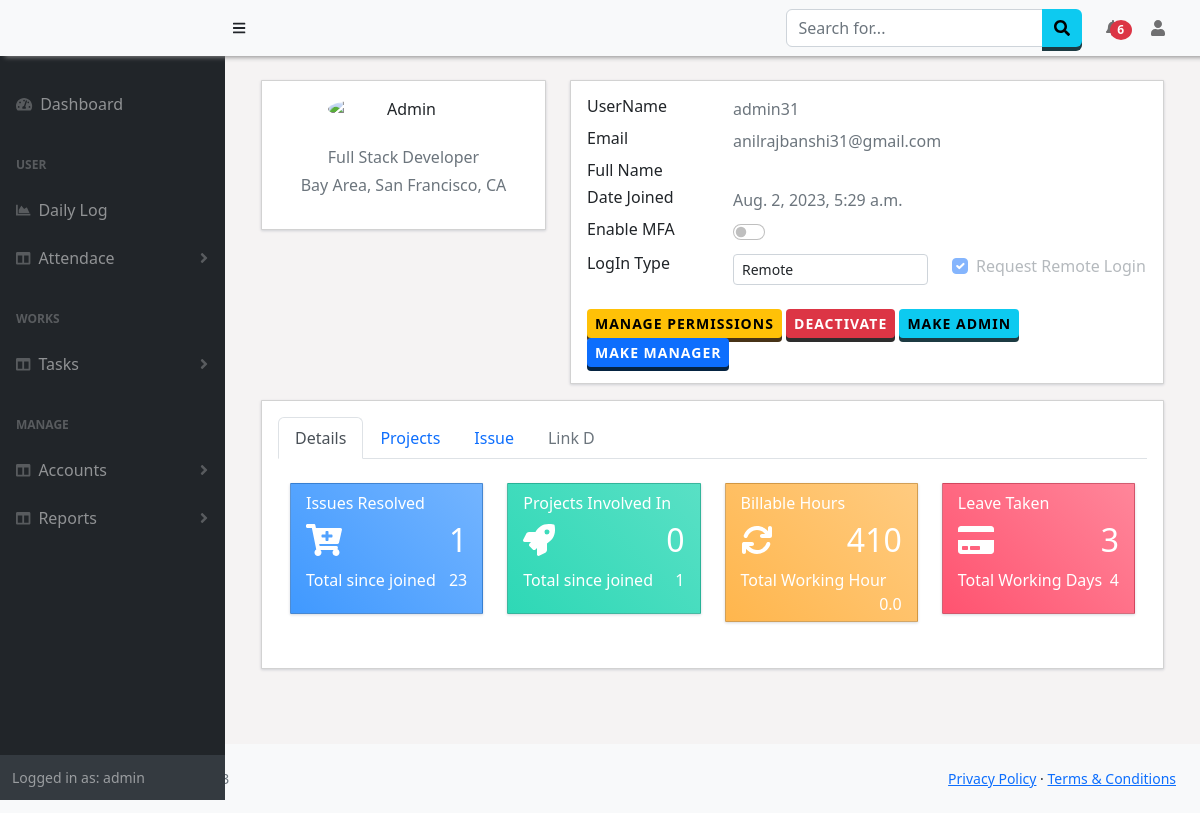
The page /Manage/Details/63 (signed in) on the database as committed earlier.
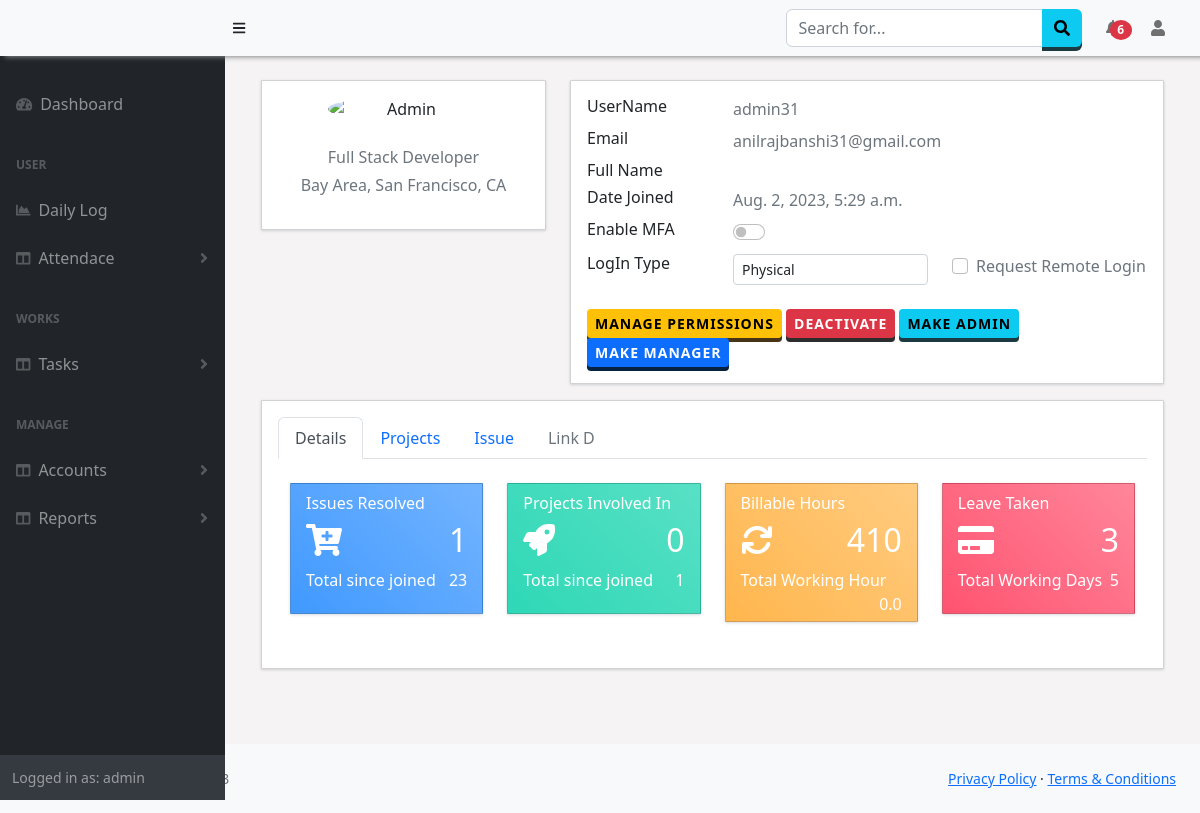
The same page on the database as committed later.
### Authentication/models.py (models this page shows, shortened)
class userDetails(models.Model):
    user = models.ForeignKey(User, null=True, on_delete= models.SET_NULL)
    attendanceType = models.CharField(max_length=100,null=True,default="Physical")
    mrequest = models.BooleanField("Request", default=False, null=True)
    is_manager = models.BooleanField("Manager", default=False, null=True)
    is_mfa = models.BooleanField("MFA", default=False, null=True)

### Manager/views.py (the view)
# urls.py: path('Details/<userId>',views.viewUser,name='userDetails'),
def viewUser(request,userId):
    getUser = User.objects.get(id=userId)
    perm = Permission.objects.filter(user=getUser)
    loginType = userDetails.objects.get(user=getUser)
    is_manager=checkTeams(request)
    getMembers = None
    if loginType.is_manager == True:
        udetails = userDetails.objects.get(user=getUser)
        getMembers = userManager.objects.filter(manager=udetails)
    issue = worklog.objects.filter(User=getUser,TaskType=1).count()
    totalIssue = worklog.objects.filter(TaskType=1).count()
    totalProjectCount = worklog.objects.filter(User=getUser,TaskType=2)
    gettotalProject = worklog.objects.filter(User=getUser,TaskType=2)
    totalProject = []
    for x in gettotalProject:
        if any(dictionary.get('sid') == x.project_id for dictionary in totalProject):
            for index, dictionary in enumerate(totalProject):
                if dictionary.get('sid') == x.project_id:
                    hr = totalProject[index]['hours']
                    hr += x.Hours
                    totalProject[index]['hours']=hr
        else:
            totalProject.append({
                'id':x.project_id.project.id,
                'sid':x.project_id,
                'projectName':x.project_id.project.name,
                'subproject':x.project_id.name,
                'customer':x.project_id.project.customer,
                'leadby':x.project_id.assigned_to.username,
                'managedby':x.project_id.project.manager.username,
                'hours':x.Hours
            })
    project = Project.objects.filter(manager=getUser)
    task =worklog.objects.filter(User=getUser,TaskType=1)
    hour = worklog.objects.filter(Billable=True).aggregate(Sum('Hours'))
    totalhour = Attendance.objects.filter(user=getUser).aggregate(Sum('hour'))
    leave = Leave.objects.filter(user=getUser).count()
    attendance = Attendance.objects.filter(user=getUser).count()
    groups = Group.objects.all()
    details = {
        'issue':issue,
        'totalIssue':totalIssue,
        'project':project.count(),
        'totalProject':totalProjectCount.count(),
        'hour':hour,
        'totalHour':totalhour,
        'leave':leave,
        'attendance':attendance,
    }
    pid = []
    for x in perm:
        pid.append(x.id)
    data = {
        'users':getUser,
        'permissions':pid,
        'summary':details,
        'projects':project,
        'subprojects':totalProject,
        'task':task,
        'loginType':loginType,
        'mfa':loginType.is_mfa,
        'manager':is_manager[1],
        'members':getMembers,
        'groups':groups,
    }
    return render(request,'Reports/userDetails.html',data)

### Attendance/context_processors.py (called while the page is built)
def getNewLeaves(request):
    if request.user.id:
        is_manager = checkTeams(request)
        if is_manager[1] == True:
            new_leaves = Leave.objects.filter(user__id__in=is_manager[0],approval = 2)
        else:
            today = datetime.datetime.now()
            new_leaves = Leave.objects.filter(user=request.user,date_approved__gte=today.date())
        return {"manager":is_manager[1],'n_leaves':new_leaves}
    else:
        return {}

def getLogApproval(request):
    if request.user.id:
        is_manager = checkTeams(request)
        if is_manager[1] == True:
            l_approval = LogApproval.objects.filter(user__id__in=is_manager[0],request=True)
        else:
            l_approval = LogApproval.objects.filter(user=request.user,status=True)
        return {'n_log_approval':l_approval}
    else:
        return {}

### Manager/views.py (called while the page is built, shortened)
def checkTeams(request):
    is_team = False
    if request.user.is_superuser:
        users = Employees.objects.values('user').filter(company=request.session['comp'])
        is_team=True
    return users,is_team

### Manager/templates/Reports/userDetails.html (shortened to what the changed rows need)
{% extends "base.html" %}
{% block content %}
<div class="container">
    <div class="main-body">
          <div class="row gutters-sm">
            <div class="col-md-8">
              <div class="card mb-3">
                <div class="card-body">
                  <div class="row mt-2">
                    <div class="col-sm-9 text-secondary">
                      <div class="row">
                        <div class="col-6 col-sm-6">
                          <select class="form-control form-control-sm" id="loginType" onchange="LoginType('update',{{users.id}})" {% if manager != True   %}disabled{% endif %}>
                            <option value="Physical" {% if loginType.attendanceType == 'Physical' %}selected{% endif %}>Physical</option>
                            <option value="Remote" {% if loginType.attendanceType == 'Remote' %}selected{% endif %}>Remote</option>
                          </select>
                        </div>
                        <div class="col-6 col-sm-6 col-md-6">
                          <div class="form-check">
                            <input class="form-check-input" type="checkbox" value="" id="loginRequest" onclick="LoginType('request',{{users.id}})" {% if loginType.mrequest ==  True or loginType.attendanceType == 'Remote' %}checked disabled{% endif %}>
                            <label class="form-check-label" for="flexCheckChecked">
                              Request Remote Login
                            </label>
                          </div>
                        </div>
                      </div>
                    </div>
                  </div>
                </div>
              </div>
            </div>
          </div>
          <div class="row gutters-sm">
            <div class="col-md-12">
              <div class="card mb-3">
                <div class="card-body">
                  <div class="tab-content" id="nav-tabs-content">
                    <div class="tab-pane-with-nested-tab fade show active" id="tab1-content" role="tabpanel" aria-labelledby="nav-tab1">
                      <div class="tab-content border-0" id="nav-tabs-light-content">
                        <div class="tab-pane fade show active" id="linkA" role="tabpanel" aria-labelledby="nav-linkA">
                          <br>
                          <div class="container">
                              <div class="row">
                                  <div class="col-md-4 col-xl-3">
                                      <div class="card bg-c-blue order-card">
                                          <div class="card-block">
                                              <h2 class="text-right"><i class="fa fa-cart-plus"></i><span class="f-right">{{summary.issue}}</span></h2>
                                          </div>
                                      </div>
                                  </div>
                                  <div class="col-md-4 col-xl-3">
                                      <div class="card bg-c-green order-card">
                                          <div class="card-block">
                                              <h2 class="text-right"><i class="fa fa-rocket"></i><span class="f-right">{{summary.project}}</span></h2>
                                          </div>
                                      </div>
                                  </div>
                                  <div class="col-md-4 col-xl-3">
                                      <div class="card bg-c-yellow order-card">
                                          <div class="card-block">
                                              <h2 class="text-right"><i class="fa fa-refresh"></i><span class="f-right">{{summary.hour.Hours__sum}}</span></h2>
                                          </div>
                                      </div>
                                  </div>
                                  <div class="col-md-4 col-xl-3">
                                      <div class="card bg-c-pink order-card">
                                          <div class="card-block">
                                              <h2 class="text-right"><i class="fa fa-credit-card"></i><span class="f-right">{{summary.leave}}</span></h2>
                                              <p class="m-b-0">Total Working Days<span class="f-right">{{summary.attendance}}</span></p>
                                          </div>
                                      </div>
                                  </div>
                            </div>
                          </div>
                        </div>
                      </div>
                    </div>
                  </div>
                </div>
                </div>
                </div>
              </div>
            </div>
          </div>
    </div>
</div>
{% endblock %}

Rows that differ between the two databases and show on the page:
changed userDetails: attendanceType "Remote" → "Physical"; attendanceType "☑" → "☐"
Other text that changed with them:
{{ summary.attendance }}: "4" → "5"
